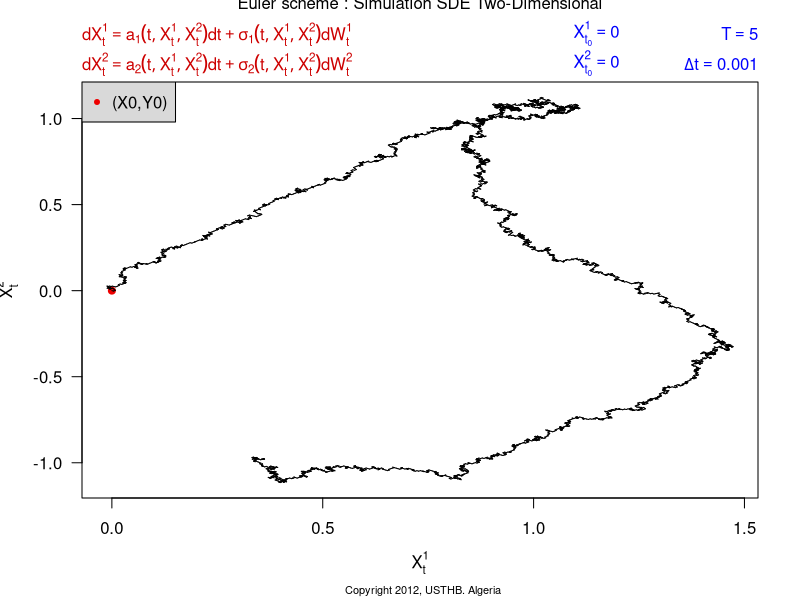

This chart was generated by the following R code:
## Mon Jan 31 11:03:46 2011
## BOUKHETALA Kamal , GUIDOUM Arsalane.
## USTHB, Maths-PS
## Simulation SDE in 2D (O,X,Y) 


N=5000;T=1;t0=0;x0=0;y0=0;Dt=0.001;
driftx <- expression(cos(t*x*y))
drifty <- expression(cos(t))
diffx  <- expression(0.1)
diffy  <- expression(0.1)

Ax    <- function(t,x,y)  eval(driftx)
Ay    <- function(t,x,y)  eval(drifty)
Sx    <- function(t,x,y)  eval(diffx)
Sy    <- function(t,x,y)  eval(diffy)

if(missing(Dt)){t <- seq (t0 ,T, length =N+1)} else {t <- c(t0 ,t0+ cumsum(rep(Dt,N)))
                T <- t[N +1]}
Dt = (T-t0)/N
ux = runif(N,0,1)
ox = rep(1,N)
ox [ which(ux < 0.5) ] = -1
wx = cumsum(c(0,ox))*sqrt((T-t0)/N)
Dx    <- diff(wx)
uy = runif(N,0,1)
oy = rep(1,N)
oy [ which(uy < 0.5) ] = -1
wy = cumsum(c(0,oy))*sqrt((T-t0)/N)
Dy    <- diff(wy)
X    <- numeric()
Y    <- numeric()
X[1] <- x0
Y[1] <- y0
for (i in 2:(N+1)){
    X[i] = X[i-1] + Ax(t[i-1],X[i-1],Y[i-1])*Dt + Sx(t[i-1],X[i-1],Y[i-1])*Dx[i-1]
    Y[i] = Y[i-1] + Ay(t[i-1],X[i-1],Y[i-1])*Dt + Sy(t[i-1],X[i-1],Y[i-1])*Dy[i-1] 
                  } 
plot(X,Y,type="n",xlab=expression(X[t]^1),ylab=expression(X[t]^2),las=1)
points(x0,y0,type="p",pch=20,col="red2",cex=1.4)
for (i in 1:N){lines(c(X[i],X[i+1]),c(Y[i],Y[i+1]),type="l",col="black",lwd=1)}
mtext(expression("Euler scheme : Simulation SDE Two-Dimensional"),line=3.4,adj=0.5,cex=1,col="black")
mtext(bquote(dX[t]^1== a[1](t,X[t]^1,X[t]^2)*dt + sigma[1](t,X[t]^1,X[t]^2) *d*W[t]^1),cex=1,adj=0,line=1.6,col="red3")
mtext(bquote(dX[t]^2== a[2](t,X[t]^1,X[t]^2)*dt + sigma[2](t,X[t]^1,X[t]^2) *d*W[t]^2),cex=1,adj=0,line=0.1,col="red3")
mtext(bquote(X[t[0]]^1==.(x0)),line=1.6,adj=0.78,cex=1,col="blue")
mtext(bquote(X[t[0]]^2==.(y0)),line=0.1,adj=0.78,cex=1,col="blue")
mtext(bquote(T==.(T)),line=1.9,cex=1,adj=1,col="blue")
mtext(bquote(Delta*t==.(Dt)),line=0.4,cex=1,adj=1,col="blue")
legend("topleft",bg="gray85",border="gray",c("(X0,Y0)"),pch=c(20),col=c("red2"))
mtext(paste("  Copyright 2012, USTHB. Algeria"),side = 1, line = 4, adj = 0.5, cex = .66)


